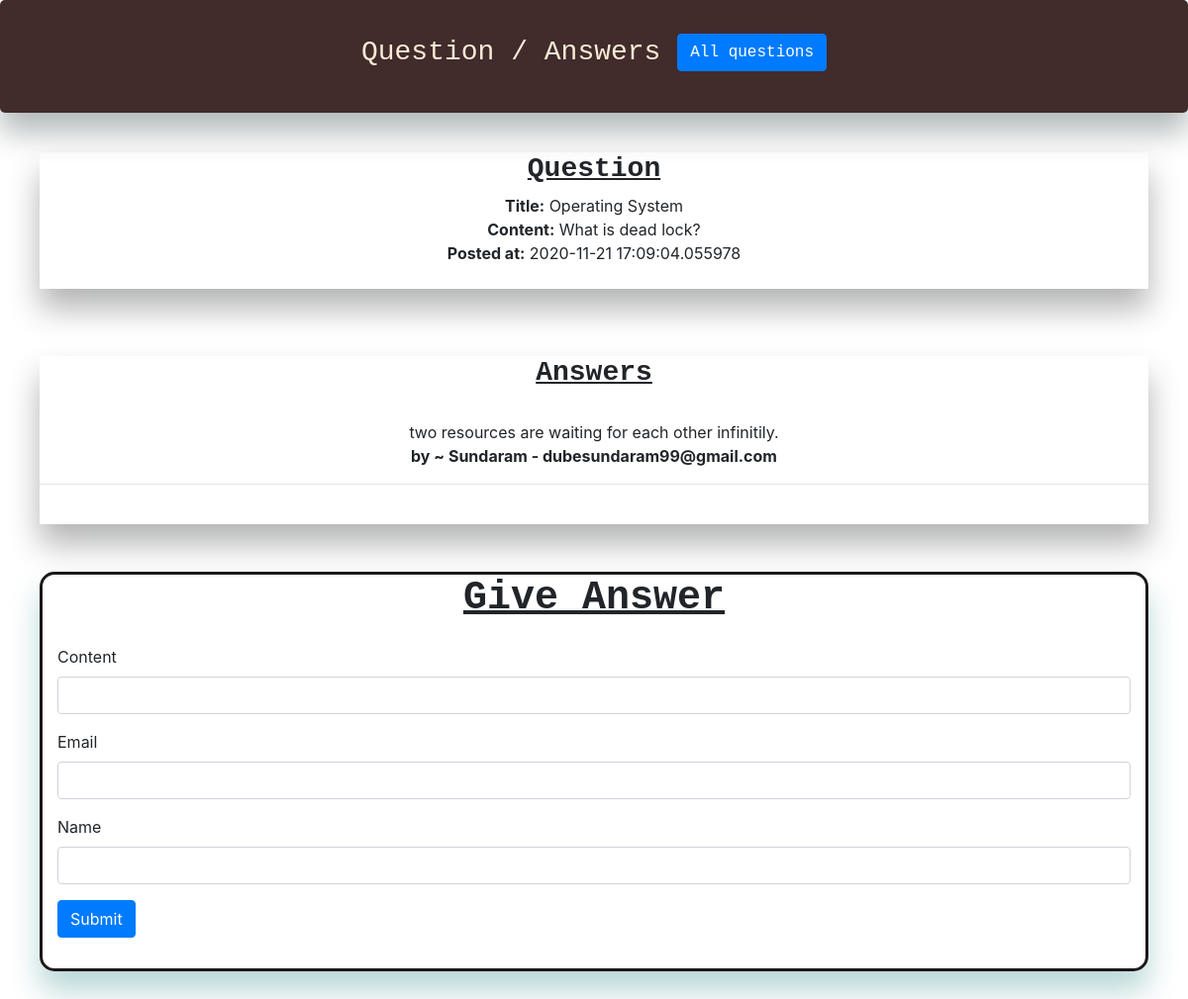
The app's page /detail/2 with its own data.
### app.py (models this page shows, shortened)
class Todo(db.Model):
	id = db.Column(db.Integer, primary_key=True)
	title = db.Column(db.String(200), nullable=False)
	content = db.Column(db.String(2000), nullable=False)
	subject = db.Column(db.String(100))
	complete_in = db.Column(db.Integer, default=0)
	date_create = db.Column(db.DateTime, default=datetime.utcnow)
	email = db.Column(db.String(50))
	name = db.Column(db.String(100))
	tags = db.Column(db.String(100))
	points = db.Column(db.Integer(), default=0)

class Answer(db.Model):
	id = db.Column(db.Integer, primary_key=True)
	answer_id = db.Column(db.Integer, default=1)
	content = db.Column(db.String(2000), nullable=False)
	email = db.Column(db.String(50))
	name = db.Column(db.String(50))

### app.py (the view, shortened to what this page needs)
@app.route('/detail/<int:id>', methods=['GET', 'POST'])
def detail(id):
	questions = db.session.query(Todo).get(id)
	answers = db.session.query(Answer).filter_by(answer_id=id).all()
	db.session.commit()
	return render_template("answer.html", questions = questions, answers = answers)

### templates/answer.html (shortened to what this page needs)
{% include "base.html" %}
<Div style=" max-width: 80rem; margin: auto; margin-bottom: 5vh; background-color: rgb(65, 43, 43); color: antiquewhite; box-shadow: 0 20px 30px 0 rgba(1, 24, 24, 0.3);
    padding: 10px;
    border: inherit;
    border-radius: 5px;" class="heading">
  <h3 style="padding-top: 3vh; padding-bottom: 3vh; text-align: center; font-family: monospace;" > Question / Answers <a class="btn btn-primary" href="/all-questions"> All questions</a></h3>
</Div>
<div style="width: 100%;
            text-align: center;
            max-width: 70rem;
            margin: auto;
            margin-top: 20px;
            box-shadow: 0 20px 30px 0 rgba(6, 7, 7, 0.3);" class="history">
  <h3 style="text-align: center; font-family: monospace; font-weight: bolder;"><u>Question</u></h3>
  <b>Title:</b>
  {{questions.title}}
  <br>
  <b>Content:</b>
  {{questions.content}}
  <br>
  <b>Posted at:</b>
  {{questions.date_create}}
  <br><br>
</div>
<div style="width: 100%;text-align: center;
            max-width: 70rem;
            margin: auto;
            margin-top: 20px;
            box-shadow: 0 20px 30px 0 rgba(6, 7, 7, 0.3);" class="history">
<h3 style="text-align: center; font-family: monospace; font-weight: bolder;"><u>Answers</u></h3><br>
{% for i in answers %}
    {{i.content}}
    <br> <b>by ~ {{i.name}} - {{i.email}}</b>
    <hr><br>
{% endfor %}
</div>
<div style="width: 100%;
    height: auto;
    max-width: 70rem;
    margin: auto; border: 3px solid rgb(29, 25, 25); border-radius: 15px;
box-shadow: 0 20px 30px 0 rgba(23, 121, 121, 0.3);">
<h1 style="text-align: center; font-family: monospace; font-weight: bolder;"><u>Give Answer</u></h1>
<form style="padding: 15px 15px 15px 15px;" action= "/detail/{{questions.id}}" method="post">
    <div class="form-group">
    <label for="exampleInputPassword1">Content</label>
    <input type="text" class="form-control" name="content" required="true">
  </div>
  <div class="form-group">
    <label for="exampleInputPassword1">Email</label>
    <input type="text" class="form-control" name="email" required="true">
  </div>
  <div class="form-group">
    <label for="exampleInputPassword1">Name</label>
    <input type="text" class="form-control" name="name" required="true">
  </div>
  <button type="submit" class="btn btn-primary">Submit</button>
</form>
</div>

### records on screen
Todo: title "Operating System", content "What is dead lock?", date_create "2020-11-21 17:09:04.055978"
Answer: content "two resources are waiting for each other infinitily.", name "Sundaram", email "dubesundaram99@gmail.com"
